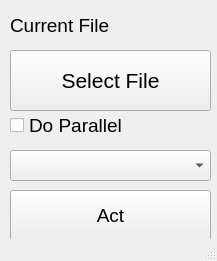
<?xml version="1.0" encoding="UTF-8"?>
<ui version="4.0">
 <class>MainWindow</class>
 <widget class="QMainWindow" name="MainWindow">
  <property name="geometry">
   <rect>
    <x>0</x>
    <y>0</y>
    <width>217</width>
    <height>261</height>
   </rect>
  </property>
  <property name="minimumSize">
   <size>
    <width>217</width>
    <height>261</height>
   </size>
  </property>
  <property name="maximumSize">
   <size>
    <width>217</width>
    <height>261</height>
   </size>
  </property>
  <property name="windowTitle">
   <string>CSV File Compressor</string>
  </property>
  <widget class="QWidget" name="centralwidget">
   <widget class="QPushButton" name="ChooseFileButton">
    <property name="geometry">
     <rect>
      <x>10</x>
      <y>50</y>
      <width>201</width>
      <height>61</height>
     </rect>
    </property>
    <property name="font">
     <font>
      <pointsize>16</pointsize>
     </font>
    </property>
    <property name="text">
     <string>Select File</string>
    </property>
   </widget>
   <widget class="QLabel" name="labelFilePath">
    <property name="geometry">
     <rect>
      <x>10</x>
      <y>0</y>
      <width>201</width>
      <height>51</height>
     </rect>
    </property>
    <property name="font">
     <font>
      <pointsize>14</pointsize>
     </font>
    </property>
    <property name="text">
     <string>Current File</string>
    </property>
   </widget>
   <widget class="QCheckBox" name="checkBoxDoParallel">
    <property name="geometry">
     <rect>
      <x>10</x>
      <y>110</y>
      <width>201</width>
      <height>31</height>
     </rect>
    </property>
    <property name="minimumSize">
     <size>
      <width>0</width>
      <height>0</height>
     </size>
    </property>
    <property name="font">
     <font>
      <pointsize>14</pointsize>
     </font>
    </property>
    <property name="text">
     <string>Do Parallel</string>
    </property>
   </widget>
   <widget class="QPushButton" name="ActButton">
    <property name="geometry">
     <rect>
      <x>10</x>
      <y>190</y>
      <width>201</width>
      <height>51</height>
     </rect>
    </property>
    <property name="font">
     <font>
      <pointsize>14</pointsize>
     </font>
    </property>
    <property name="text">
     <string>Act</string>
    </property>
   </widget>
   <widget class="QComboBox" name="comboBoxMethod">
    <property name="geometry">
     <rect>
      <x>10</x>
      <y>150</y>
      <width>201</width>
      <height>31</height>
     </rect>
    </property>
    <property name="font">
     <font>
      <pointsize>14</pointsize>
     </font>
    </property>
   </widget>
  </widget>
  <widget class="QStatusBar" name="statusbar"/>
 </widget>
 <resources/>
 <connections/>
</ui>
